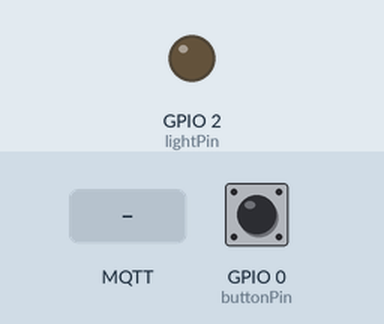
A sketch run on a simulated ESP8266 (NodeMCU). Shown: output pins drawn as LEDs (lit = HIGH). The test bench sets the inputs (shaded band); at power-on: GPIO 0 (buttonPin) HIGH. WiFi joins after 1.5 s; servers stay silent unless stated; no MQTT or app messages arrive unless stated; what the sketch prints to the serial monitor is not drawn.

Above: at 3.0 s.
3.1 s: GPIO 0 (buttonPin) pulled LOW for 0.15 s
At 4.6 s:
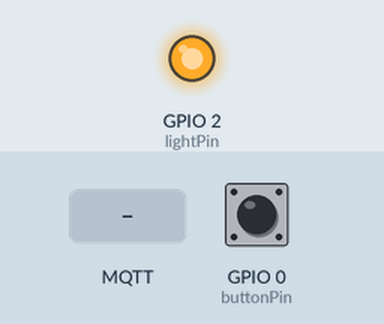
6.2 s: GPIO 0 (buttonPin) pulled LOW for 1 s
At 8.0 s:
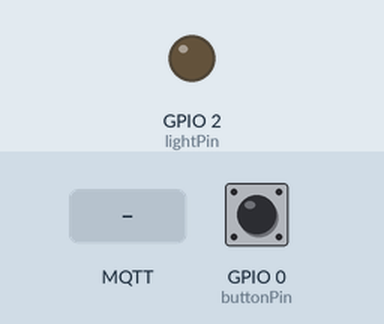
8.7 s: GPIO 0 (buttonPin) pulled LOW for 3.2 s
At 13.0 s:
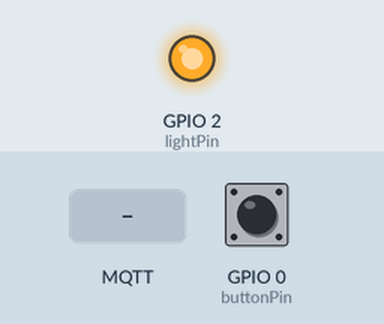
13.4 s: MQTT message "on" arrives on the first subscribed topic
At 13.7 s:
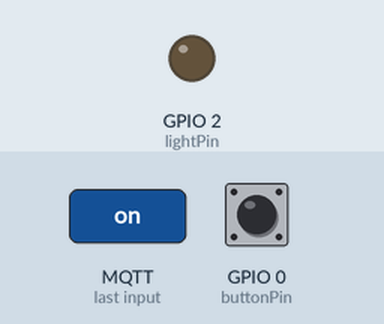
14.9 s: MQTT message "1" arrives on the first subscribed topic
At 16.0 s:
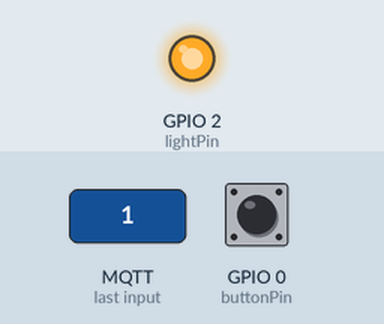
Timing chart, 0 to 17.4 s (numbered marks = the images above; inputs shaded):
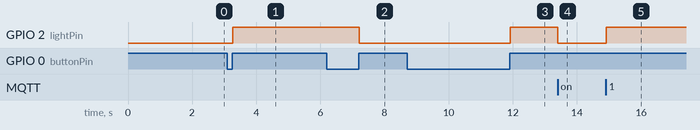

Measured:
- after the input at 3.1 s, GPIO 2 (lightPin): LOW → HIGH after 0.17 s
- after the input at 6.2 s, GPIO 2 (lightPin): HIGH → LOW after 1.0 s
- after the input at 8.7 s, GPIO 2 (lightPin): LOW → HIGH after 3.2 s
- after the input at 13.4 s, GPIO 2 (lightPin): HIGH → LOW at once
- after the input at 14.9 s, GPIO 2 (lightPin): LOW → HIGH at once

The sketch:

light_switch.ino
```cpp
#include <PubSubClient.h>
#include <ESP8266WiFi.h>
#include <Bounce2.h>

//LED on ESP8266 GPIO2
const int lightPin = 2;

//button on ESP8266 GPIO0
const int buttonPin = 0;

//topic to subscribe to the light
const char* lightTopic = "/house/light1";

//topic to publish to confirm that the light has been turned on for the python script to log
const char* lightConfirmTopic = "/house/light1confirm";


//create an instance of the bounce class
Bounce myButton = Bounce();

//EDIT THESE LINES TO MATCH YOUR SETUP
#define MQTT_SERVER "91.121.93.94"
const char* ssid = "ssid";
const char* password = "password";

static boolean isOn = false;  //static var to keep track of the intended current boiler state

// Callback function header
void callback(char* topic, byte* payload, unsigned int length);


WiFiClient wifiClient;
PubSubClient client(MQTT_SERVER, 1883, callback, wifiClient);

void setup() {

  //initialize the button pin as an input
  pinMode(buttonPin, INPUT);

  myButton.attach(buttonPin);
  myButton.interval(5);

  //initialize the light as an output and set to LOW (off)
  pinMode(lightPin, OUTPUT);
  digitalWrite(lightPin, LOW);

  //start the serial line for debugging
  Serial.begin(115200);
  delay(100);


  //start wifi subsystem
  WiFi.begin(ssid, password);

  //attempt to connect to the WIFI network and then connect to the MQTT server
  reconnect();

  //wait a bit before starting the main loop
      delay(200);
}

void loop(){

  //reconnect if connection is lost
  if (!client.connected() && WiFi.status() == 3) {reconnect();}

  //maintain MQTT connection
  client.loop();

 //monitor the button
  checkButton();

  //MUST delay to allow ESP8266 WIFI functions to run
  delay(10);
}


//MQTT callback
void callback(char* topic, byte* payload, unsigned int length) {

  //convert topic to string to make it easier to work with
  String topicStr = topic;
  payload[length] = 0;
  String recv_payload = String(( char *) payload);
  //Print out some debugging info
  Serial.println("Callback update.");
  Serial.print("Topic: ");
  Serial.println(topicStr);
  Serial.println(recv_payload);
  if(topicStr.equals(lightTopic)){
     if (recv_payload == "update"){
        if (isOn == true)
        {
            client.publish(lightConfirmTopic, "On");
            Serial.print("p");
        }
        else
        {
            client.publish(lightConfirmTopic, "Off");
            Serial.print("b");
        }
     }
     else
     {
     lightSwitchUpdate();
     }
  }
}

void checkButton(){
  //static boolean isOn = false;  //static var to keep track of the intended current light state

  if(myButton.update() && myButton.read() == HIGH){ //update the button and check for HIGH or LOW state
    lightSwitchUpdate();
  }
}

void lightSwitchUpdate(){

  //on false, the light is off so tell it to turn on and set the internal var to true,
    if(isOn == false){
      digitalWrite(lightPin, HIGH);
      client.publish(lightConfirmTopic, "On"); //publish to the confirmation topic so the python script can log it
      Serial.println("light on");
      isOn = true;
    }

    //else (on true), the light is on so tell it to turn off and set the internal var to false
    else{
      digitalWrite(lightPin, LOW);
      client.publish(lightConfirmTopic, "Off"); //publish to the confirmation topic so the python script can log it
      Serial.println("light off");
      isOn = false;
    }
}

//networking functions

void reconnect() {

  //attempt to connect to the wifi if connection is lost
  if(WiFi.status() != WL_CONNECTED){
    //debug printing
    Serial.print("Connecting to ");
    Serial.println(ssid);

    //loop while we wait for connection
    while (WiFi.status() != WL_CONNECTED) {
      delay(500);
      Serial.print(".");
    }

    //print out some more debug once connected
    Serial.println("");
    Serial.println("WiFi connected");
    Serial.println("IP address: ");
    Serial.println(WiFi.localIP());
  }

  //make sure we are connected to WIFI before attemping to reconnect to MQTT
  if(WiFi.status() == WL_CONNECTED){
  // Loop until we're reconnected to the MQTT server
    while (!client.connected()) {
      Serial.print("Attempting MQTT connection...");

      // Generate client name based on MAC address and last 8 bits of microsecond counter
      String clientName;
      clientName += "esp8266-";
      uint8_t mac[6];
      WiFi.macAddress(mac);
      clientName += macToStr(mac);

      //if connected, subscribe to the topic(s) we want to be notified about
      if (client.connect((char*) clientName.c_str())) {
        Serial.print("\tMTQQ Connected");
        client.subscribe(lightTopic);
      }

      //otherwise print failed for debugging
      else{Serial.println("\tFailed."); abort();}
    }
  }
}

//generate unique name from MAC addr
String macToStr(const uint8_t* mac){

  String result;

  for (int i = 0; i < 6; ++i) {
    result += String(mac[i], 16);

    if (i < 5){
      result += ':';
    }
  }

  return result;
}
```
